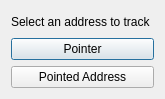
<?xml version="1.0" encoding="UTF-8"?>
<ui version="4.0">
 <class>Dialog</class>
 <widget class="QDialog" name="Dialog">
  <property name="geometry">
   <rect>
    <x>0</x>
    <y>0</y>
    <width>165</width>
    <height>99</height>
   </rect>
  </property>
  <property name="windowTitle">
   <string/>
  </property>
  <layout class="QGridLayout" name="gridLayout">
   <item row="0" column="0">
    <layout class="QVBoxLayout" name="verticalLayout">
     <item>
      <widget class="QLabel" name="label">
       <property name="text">
        <string>Select an address to track</string>
       </property>
      </widget>
     </item>
     <item>
      <widget class="QPushButton" name="pushButton_Pointer">
       <property name="text">
        <string>Pointer</string>
       </property>
      </widget>
     </item>
     <item>
      <widget class="QPushButton" name="pushButton_Pointed">
       <property name="text">
        <string>Pointed Address</string>
       </property>
      </widget>
     </item>
    </layout>
   </item>
  </layout>
 </widget>
 <resources/>
 <connections/>
</ui>
